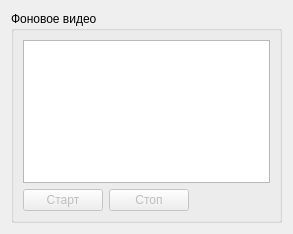
<?xml version="1.0" encoding="UTF-8"?>
<ui version="4.0">
 <class>Background</class>
 <widget class="QDialog" name="Background">
  <property name="geometry">
   <rect>
    <x>0</x>
    <y>0</y>
    <width>293</width>
    <height>234</height>
   </rect>
  </property>
  <property name="windowTitle">
   <string>Окружение</string>
  </property>
  <layout class="QGridLayout" name="gridLayout">
   <item row="0" column="0">
    <widget class="QGroupBox" name="groupBox">
     <property name="title">
      <string>Фоновое видео</string>
     </property>
     <layout class="QVBoxLayout" name="verticalLayout">
      <item>
       <widget class="QTableView" name="tbl_fragments">
        <property name="selectionMode">
         <enum>QAbstractItemView::SingleSelection</enum>
        </property>
        <property name="selectionBehavior">
         <enum>QAbstractItemView::SelectRows</enum>
        </property>
       </widget>
      </item>
      <item>
       <layout class="QHBoxLayout" name="horizontalLayout">
        <item>
         <widget class="QPushButton" name="btn_start">
          <property name="enabled">
           <bool>false</bool>
          </property>
          <property name="text">
           <string>Старт</string>
          </property>
         </widget>
        </item>
        <item>
         <widget class="QPushButton" name="btn_stop">
          <property name="enabled">
           <bool>false</bool>
          </property>
          <property name="text">
           <string>Стоп</string>
          </property>
         </widget>
        </item>
        <item>
         <spacer name="horizontalSpacer">
          <property name="orientation">
           <enum>Qt::Horizontal</enum>
          </property>
          <property name="sizeHint" stdset="0">
           <size>
            <width>40</width>
            <height>20</height>
           </size>
          </property>
         </spacer>
        </item>
       </layout>
      </item>
     </layout>
    </widget>
   </item>
  </layout>
 </widget>
 <resources/>
 <connections/>
</ui>
